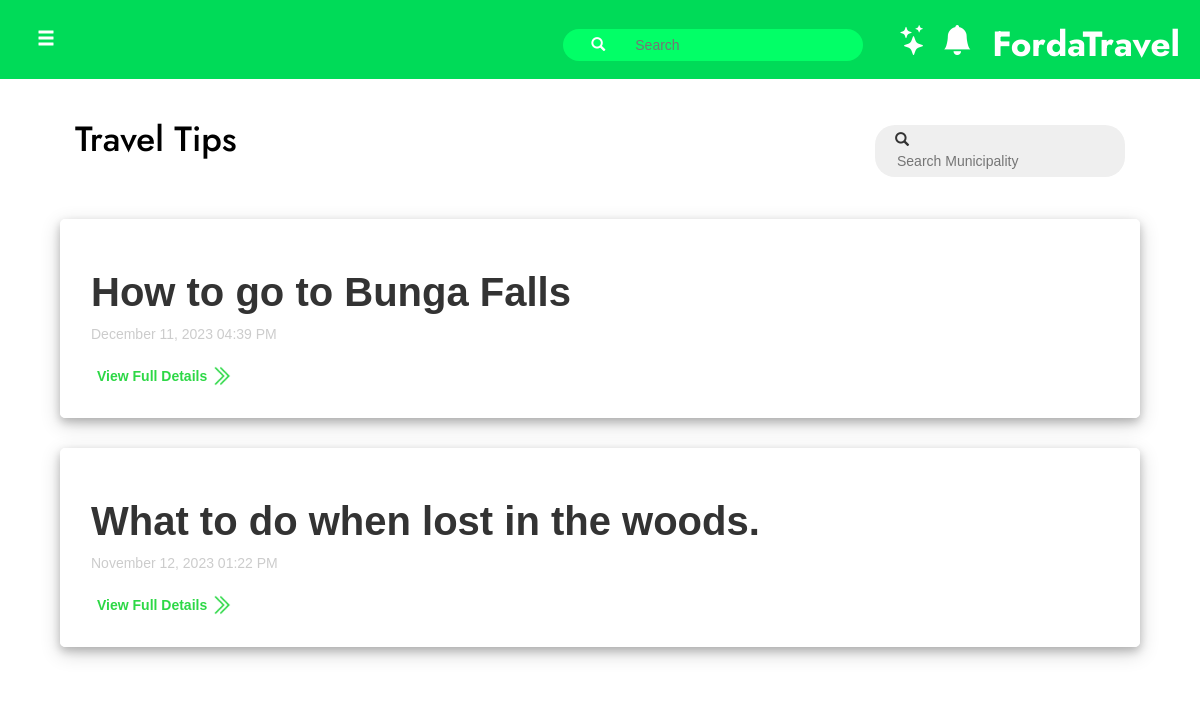
Screenshot of /userside/user_tips/u_tips.php with the database file from the repository.
### tables this page shows
CREATE TABLE `tbl_tips` (
  `id` int(11) NOT NULL,
  `admin_id` int(11) NOT NULL,
  `fld_title` varchar(255) DEFAULT NULL,
  `fld_content` mediumtext DEFAULT NULL,
  `fld_mainimage` varchar(500) DEFAULT NULL,
  `fld_images` mediumtext DEFAULT NULL,
  `fld_datetime` datetime DEFAULT NULL
);

### userside/user_tips/u_tips.php (the view, shortened to what this page needs)
<?php
    include("../../navbar.php");
    $municipal_name = "";
?>
<!DOCTYPE html>
<html lang="en">
<head>
    <link rel="stylesheet" href="https://cdn.jsdelivr.net/npm/bootstrap-icons@1.11.1/font/bootstrap-icons.css">
    <link rel="stylesheet" href="u_tipstyle.css">
</head>
<body>
    <?php include_once("../../header.php"); ?>
    <div class="container fluid">
        <div class="contentdiv">
        <br>
            <div class="row" id="title_div">
                <div class="col-sm-6">
                    <h1 id="page-title"><a href="/tourism_information_system/userside/user_tips/u_tips.php">Travel Tips</a></h1>
                </div>
                <div class="col-sm-6">
                    <div class="searchdiv_m">
                            <div id="search_m">
                                <span class="glyphicon glyphicon-search">&nbsp;&nbsp;</span><input type="text" name="txt_search_m" id="txt_search_m" autocomplete="off" placeholder="Search Municipality " value ='<?php echo $municipal_name;?>'>
                            </div>
                        </div>
                    </div>
                </div>
            </div>
            <div class="result_tipsdiv" style='<?php
                if(isset($_GET["tips_id"])){
                    echo "display: none";
                }else{
                    echo "display: block";
                }
            ?>'>
                    <?php
                        if(isset($_GET["municipality"])){
                            $result = $conn->query("select * from tbl_tips where admin_id = '$_GET[municipality]' order by fld_datetime DESC");
                        }else{
                            $result = $conn->query("select * from tbl_tips order by fld_datetime DESC");
                        }
                        while ($row = $result->fetch_assoc()) {
                            echo "<div class='row'>
                                    <div class='tips_container'>
                                        <div class='shortcutsdiv' >";
                                        echo "<div class='centeredtxt'>
                                                <h4 class='tips_title'>{$row['fld_title']}</h4>";
                                                $date = date_create("{$row["fld_datetime"]}");
                                                $date_time = date_format($date,"F j, Y h:i A");
                                        echo "<span class='tips_date'>$date_time</span>
                                                </div>
                                        </div><br>
                                        <button type='button' class='btn_more' tips_id='$row[id]'><span id='txt_more'>View Full Details</span><img id='more_icon' src='/tourism_information_system/btn_icons/more_icon.png'/></button>
                                    </div>
                                </div>";
                        }
                    ?>
            </div>
        </div>
        <br><br>
    <br><br>
</body>
</html>

### userside/user_tips/u_tipstyle.css (style rules this page uses)
body { background-color: white; overflow: auto; }
.contentdiv { width: 100%; position: relative; margin: auto; margin-top: 80px; }
.container { width: 100%; }
#title_div { padding-left: 30px; padding-right: 30px; }
a, a:active, a:visited, a:link { text-decoration: none; color: black; }
.result_tipsdiv { margin-top: 50px; padding-left: 30px; padding-right: 30px; width: 100%; height: auto; }
.tips_container { padding: 30px; border: 1px solid white; box-shadow: 0 4px 8px 0 rgba(0, 0, 0, 0.2), 0 6px 20px 0 rgba(0, 0, 0, 0.19); border-radius: 5px; margin-bottom: 30px; }
.centeredtxt { top: 100%; width: 100%; padding-top: 10px; }
.tips_title { font-weight: bold; font-size: 40px; }
.tips_date { color: #cccccc; }
.btn_more { background: transparent; border: none; }
#more_icon { vertical-align: middle; width: 25px; height: auto; padding-left: 5px; }
#txt_more, #txt_back { vertical-align: middle; font-weight: bold; color: #2DD846; }
#page-title { font-size: 35px; font-family: 'Jost', sans-serif; }
.searchdiv_m { position: relative; display: block; margin-top: 25px; }
#search_m { background-color: rgb(239, 239, 239); padding: 5px; padding-left: 20px; border-radius: 20px; width: 250px; white-space: normal; position: absolute; z-index: 5; right: 0; }
#txt_search_m { border: none; background: transparent; outline: none; }

### navbar.php (style rules this page uses)
body { margin: 0; font-family: Arial, Helvetica, sans-serif; }

### rows the page displays
tbl_tips: fld_title "How to go to Bunga Falls", fld_datetime "December 11, 2023 04:39 PM"
tbl_tips: fld_title "What to do when lost in the woods.", fld_datetime "November 12, 2023 01:22 PM"
